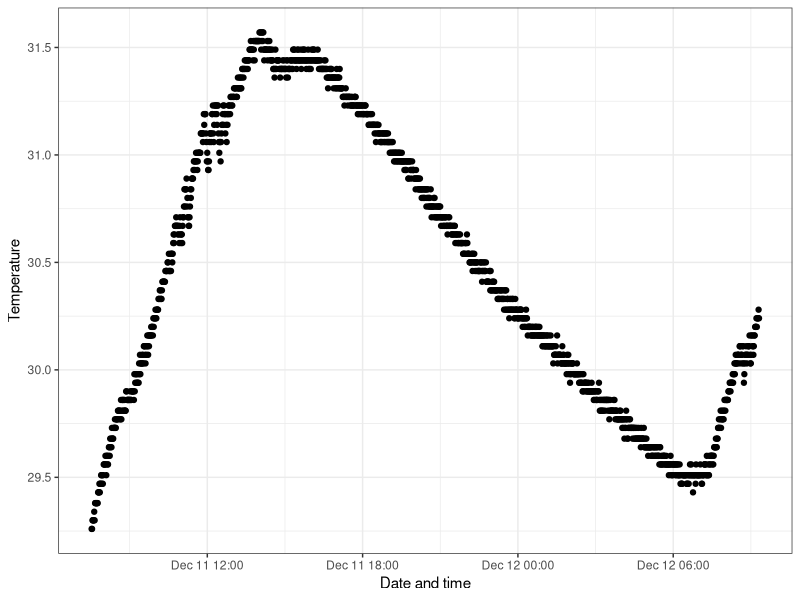
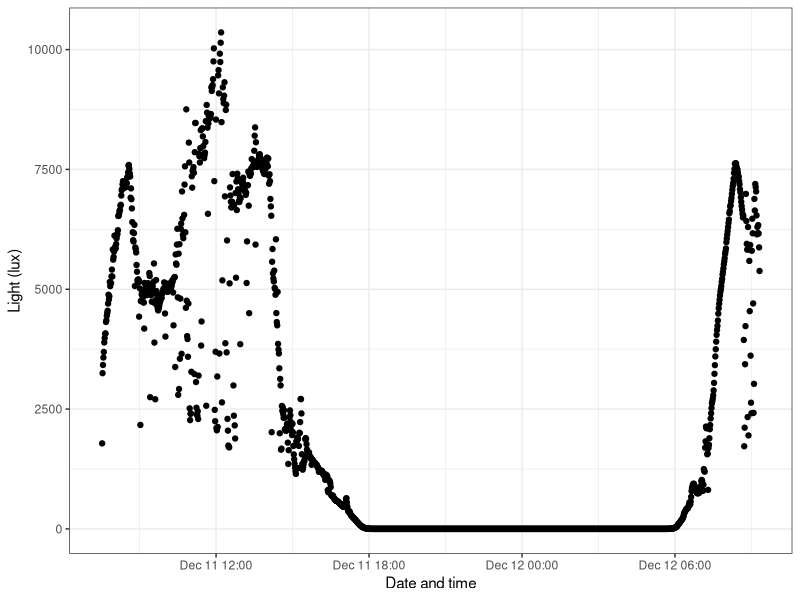
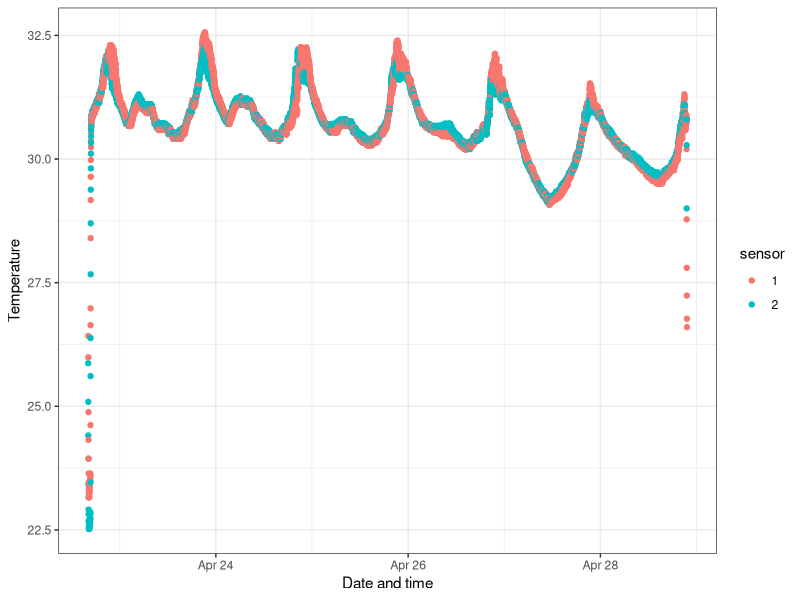
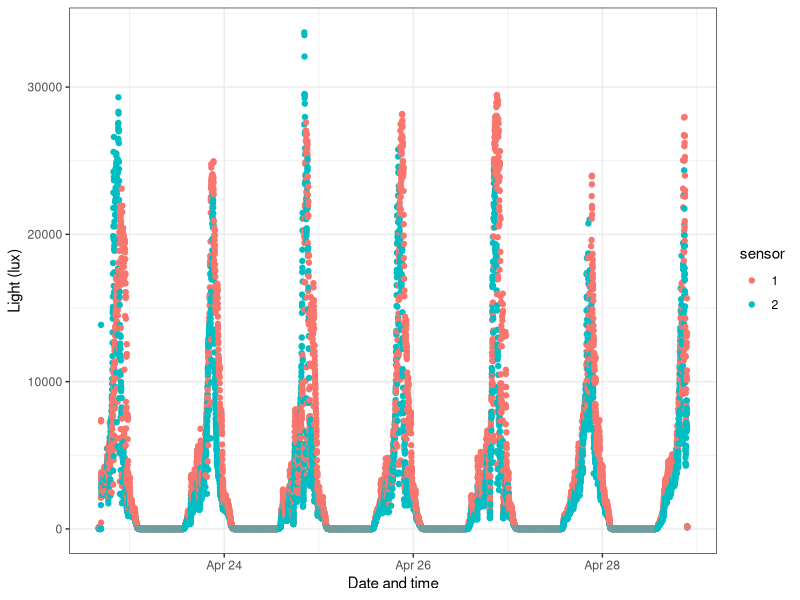
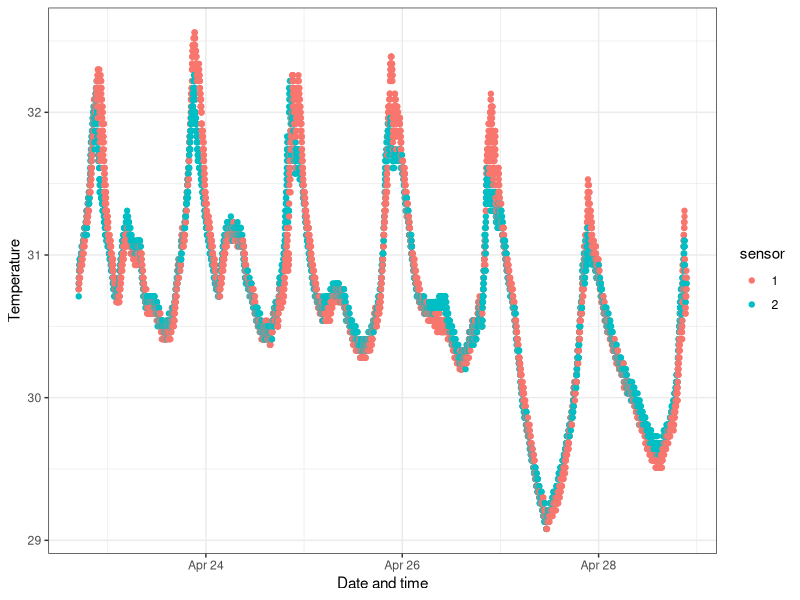
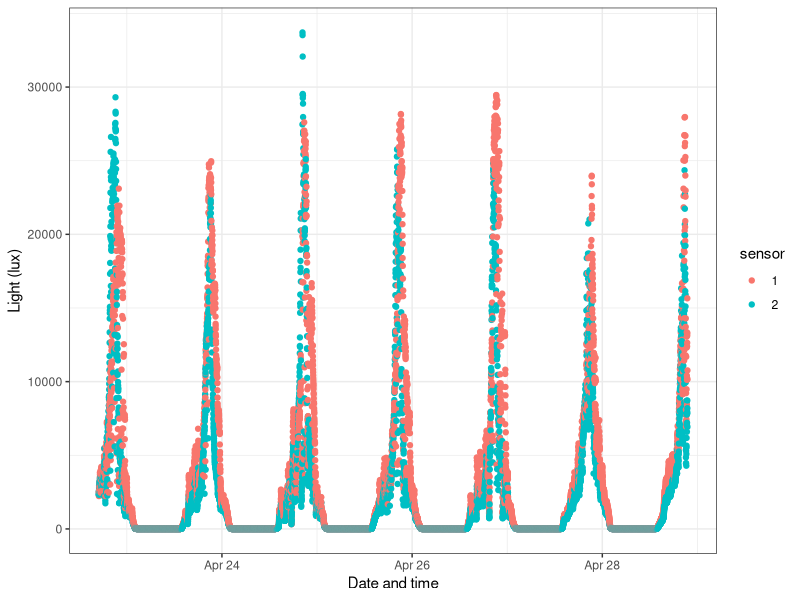

These charts were generated, in order, by the following R code:
#### Date: July 25th 2026
#### Purpose: Calculate mean temperature and daily light levels for experiments
#### Project: Seagrass Wasting Disease in Palau

##### Load Packages
library(tidyverse)

##### Load data 
kochs_raw <- read.csv("Data/Hobologgers/exp koch postulate 2025-12-11 16_23_33.csv")
exp1_raw <- read.csv("Data/Hobologgers/Exp-1 2025-04-28 21_37_38 PDT (Data PDT).csv") |> 
  mutate(sensor = "1")
exp2_raw <- read.csv("Data/Hobologgers/Exp-2 2025-04-28 21_32_54 PDT (Data PDT).csv") |> 
  mutate(sensor = "2")

##### Clean data ###############################################################
# Clean Koch's
kochs <- kochs_raw |> 
  rename(Date_time = Date.Time..Palau.Standard.Time., 
         Temp_C = Temperature.....C., 
         Light_lux = Light....lux.) |> 
  select(Date_time, Temp_C, Light_lux) |> 
  mutate(Date_time = as.POSIXct(Date_time, format = "%m/%d/%Y %H:%M:%S"))
  

# Remove first five minutes and last five minutes from data 
last_row <- nrow(kochs)

kochs_df <- kochs[7:(last_row-6),]

# Check that this is correct
head(kochs)
head(kochs_df)

tail(kochs)
tail(kochs_df)

# Clean 2025 Herbivory Experiment
herb_exp <- rbind(exp1_raw, exp2_raw) |> 
  rename(Date_time = Date.Time..PDT., 
         Temp_C = Temperature.....C., 
         Light_lux = Light....lux.) |> 
  select(Date_time, Temp_C, Light_lux, sensor) |> 
  mutate(Date_time = as.POSIXct(Date_time, format = "%m/%d/%Y %H:%M")) |> 
  arrange(Date_time)


###### Plotting ################################################################
## Kochs
# Temperature
# About 25.75 hours worth of data (~1 Day)

ggplot(data = kochs_df, aes(x = Date_time, y = Temp_C)) +
  geom_point() +
  theme_bw()+
  labs(y = "Temperature", x = "Date and time")

# Light
ggplot(data = kochs_df, aes(x = Date_time, y = Light_lux)) +
  geom_point() +
  theme_bw()+
  labs(y = "Light (lux)", x = "Date and time")

## Herbivory Experiment
# Temperature
ggplot(data = herb_exp, aes(x = Date_time, y = Temp_C, color = sensor)) +
  geom_point() +
  theme_bw()+
  labs(y = "Temperature", x = "Date and time") 
# Will need to remove the first and last bits when they were in the air conditioning

# Light
ggplot(data = herb_exp, aes(x = Date_time, y = Light_lux, color = sensor)) +
  geom_point() +
  theme_bw()+
  labs(y = "Light (lux)", x = "Date and time")


# Further cleaning of the herbivory experiment data based on time spent in air conditoning
head(herb_exp, n = 200)
tail(herb_exp, n = 100)
herb_exp_df <- herb_exp[92:17923, ] #the 92nd row if the first time one of the loggers goes up and then back down
# same but opposite for 17,923

# Temp cleaned
ggplot(data = herb_exp_df, aes(x = Date_time, y = Temp_C, color = sensor)) +
  geom_point() +
  theme_bw()+
  labs(y = "Temperature", x = "Date and time") 

# Light cleaned
ggplot(data = herb_exp_df, aes(x = Date_time, y = Light_lux, color = sensor)) +
  geom_point() +
  theme_bw()+
  labs(y = "Light (lux)", x = "Date and time")

##### Average Temp and Daytime light ###########################################
## Koch's 
# Descriptive statistics for temp
mean(kochs_df$Temp_C)
min(kochs_df$Temp_C)
max(kochs_df$Temp_C)
sd(kochs_df$Temp_C)

# Light
sd(kochs_df$Light_lux)
min(kochs_df$Light_lux)
max(kochs_df$Light_lux)

# Average daytime light
kochs_df |> 
  filter(Light_lux > 1) |> 
  summarize(mean_light = mean(Light_lux), 
            sd_light = sd(Light_lux))


## Herbivory experiment
# Descriptive statistics for temp
mean(herb_exp_df$Temp_C)
min(herb_exp_df$Temp_C)
max(herb_exp_df$Temp_C)
sd(herb_exp_df$Temp_C)

# Light
sd(herb_exp_df$Light_lux)
min(herb_exp_df$Light_lux)
max(herb_exp_df$Light_lux)

# Average daytime light
herb_exp_df |> 
  filter(Light_lux > 1) |> 
  summarize(mean_light = mean(Light_lux), 
            sd_light = sd(Light_lux))
